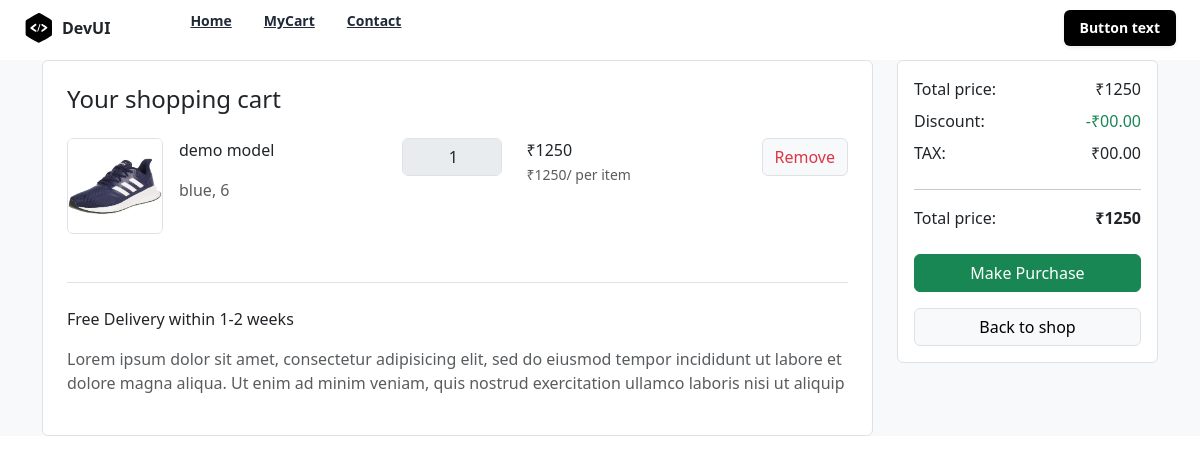
The app's page /mycart/ (signed in), older data.
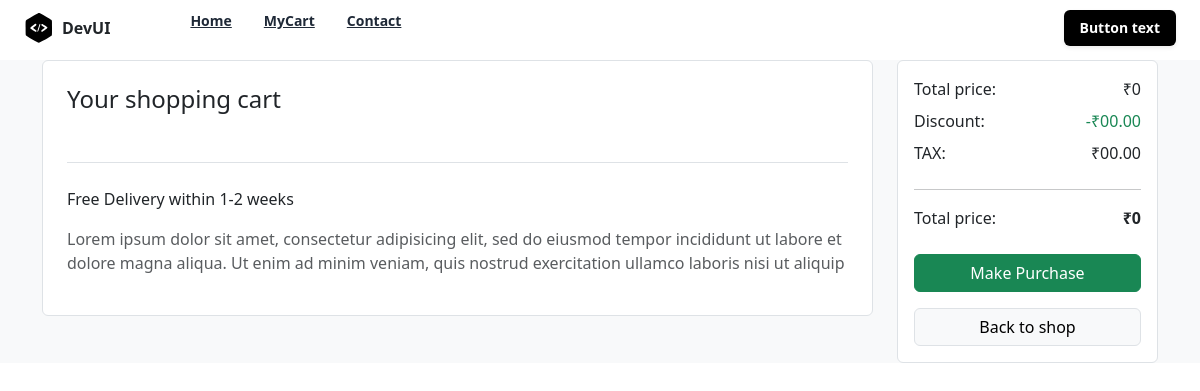
The same page, newer data.
### store/models.py (models this page shows)
class CartItems(models.Model):
    wishlist_object=models.ForeignKey(Cart,on_delete=models.CASCADE,related_name="cart_items")
    product_variant_object=models.ForeignKey(ProductVariant,on_delete=models.CASCADE)
    size_variant=models.PositiveIntegerField(null=True)
    quantity=models.PositiveIntegerField(null=True)
    total=models.PositiveIntegerField(null=True)
    is_order_placed=models.BooleanField(default=False)
    created_date=models.DateTimeField(auto_now_add=True)
    updated_date=models.DateTimeField(auto_now=True)
    is_active=models.BooleanField(default=True)

class ProductVariant(models.Model):
    product_object=models.ForeignKey(Product,on_delete=models.CASCADE,related_name='product_variant')
    color_variant=models.CharField(max_length=100,null=True)
    variant_img=models.ImageField(upload_to="variant_pictures",default="/product_pictures/default.png")
    price_variant=models.PositiveIntegerField()
    created_date=models.DateTimeField(auto_now_add=True)
    updated_date=models.DateTimeField(auto_now=True)
    is_active=models.BooleanField(default=True)

class Product(models.Model):
    title=models.CharField(max_length=200)
    description=models.TextField()
    brand_object=models.ForeignKey(Brand,on_delete=models.CASCADE)
    category_object=models.ForeignKey(Category,on_delete=models.CASCADE)
    owner=models.ForeignKey(User,on_delete=models.CASCADE,related_name="projects")
    thumbnail=models.ImageField(upload_to="product_pictures",default="/product_pictures/default.png")
    size_objects=models.ManyToManyField(Size)
    price=models.PositiveIntegerField()
    created_date=models.DateTimeField(auto_now_add=True)
    updated_date=models.DateTimeField(auto_now=True)
    is_active=models.BooleanField(default=True)
    def __str__(self):
        return self.title

### store/views.py (the view)
# urls.py: path('mycart/',views.MyCartView.as_view(),name='mycart'),
class MyCartView(View):
    def get(self,request,*args,**kwargs):
        qs=request.user.cart.cart_items.filter(is_order_placed=False)
        total=0
        for p in qs:
            total+=p.total
        return render(request,'store/my_cart.html',{'products':qs,"total":total})

### store/templates/store/my_cart.html (shortened to what this page needs)
{%extends 'store/base.html'%}
{%block main_block%}
{%load static%}
<link rel="stylesheet" href="{%static 'css/my_cart.css'%}">
<link href="https://cdn.jsdelivr.net/npm/bootstrap@5.3.3/dist/css/bootstrap.min.css" rel="stylesheet">
  <section class="bg-light my-1">
    <div class="container">
      <div class="row">
        <div class="col-lg-9">
          <div class="card border shadow-0">
            <div class="m-4">
              <h4 class="card-title mb-4">Your shopping cart</h4>
              {%for p in products%}
              <div class="row gy-3 mb-4">
                <div class="col-lg-5">
                  <div class="me-lg-5">
                    <div class="d-flex">
                      <img src="{{p.product_variant_object.variant_img.url}}" class="border rounded me-3" style="width: 96px; height: 96px;" />
                      <div class="">
                        <p class="nav-link">{{p.product_variant_object.product_object}}</p>
                        <p class="text-muted">{{p.product_variant_object.color_variant}}, {{p.size_variant}}</p>
                      </div>
                    </div>
                  </div>
                </div>
                <div class="col-lg-2 col-sm-6 col-6 d-flex flex-row flex-lg-column flex-xl-row text-nowrap">
                  <div class="">
                    <input disabled style="width: 100px;" class="form-control me-4" value="        {{p.quantity}}">
                  </div>
                  <div class="">
                    <text class="h6">₹{{p.total}}</text> <br />
                    <small class="text-muted text-nowrap"> ₹{{p.product_variant_object.price_variant}}/ per item </small>
                  </div>
                </div>
                <div class="col-lg col-sm-6 d-flex justify-content-sm-center justify-content-md-start justify-content-lg-center justify-content-xl-end mb-2">
                  <div class="float-md-end">
                    <a href="{%url 'cartitem-remove' p.id%}" class="btn btn-light border text-danger icon-hover-danger"> Remove</a>
                  </div>
                </div>
              </div>
              {%endfor%}
            </div>
            <div class="border-top pt-4 mx-4 mb-4">
              <p> Free Delivery within 1-2 weeks</p>
              <p class="text-muted">
                Lorem ipsum dolor sit amet, consectetur adipisicing elit, sed do eiusmod tempor incididunt ut labore et dolore magna aliqua. Ut enim ad minim veniam, quis nostrud exercitation ullamco laboris nisi ut
                aliquip
              </p>
            </div>
          </div>
        </div>
        <div class="col-lg-3">
          <div class="card shadow-0 border">
            <div class="card-body">
              <div class="d-flex justify-content-between">
                <p class="mb-2">Total price:</p>
                <p class="mb-2">₹{{total}}</p>
              </div>
              <div class="d-flex justify-content-between">
                <p class="mb-2">Discount:</p>
                <p class="mb-2 text-success">-₹00.00</p>
              </div>
              <div class="d-flex justify-content-between">
                <p class="mb-2">TAX:</p>
                <p class="mb-2">₹00.00</p>
              </div>
              <hr />
              <div class="d-flex justify-content-between">
                <p class="mb-2">Total price:</p>
                <p class="mb-2 fw-bold">₹{{total}}</p>
              </div>
              <div class="mt-3">
                <a href="{%url 'shipping-address'%}" class="btn btn-success w-100 shadow-0 mb-2"> Make Purchase </a>
                <a href="{%url 'index'%}" class="btn btn-light w-100 border mt-2"> Back to shop </a>
              </div>
            </div>
          </div>
        </div>
      </div>
    </div>
  </section>
{%endblock%}

Row changes from the older to the newer data that the page shows:
no longer on this page (row edited): CartItems: product_variant_object.variant_img (picture), product_variant_object.product_object "demo model", product_variant_object.color_variant "blue", size_variant "6", quantity "1", total "1250", product_variant_object.price_variant "1250"
Text that changed along with them:
{{ total }}: "1250" → "0"
